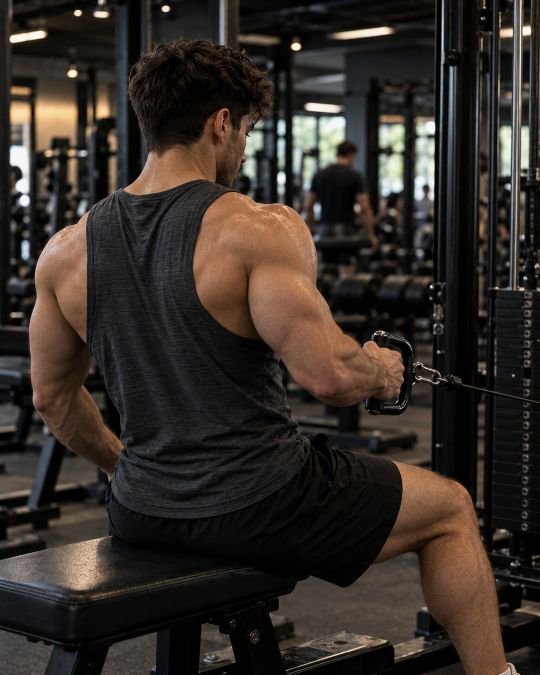
#> input picture posts/jordi/automation/2026-10-27/post.jpg, 1080 x 1350 px (shown at 1/2 size)
$ python -i prepare_jordi_automation.py   (imports and definitions only)
#> lines starting #> are read from the running program, lines starting #| are printed output that depends on the picture
"""Prepara siete días de contenido validado para la automatización de Jordi."""

from __future__ import annotations

import hashlib
import json
import math
import shutil
import subprocess
from datetime import date, datetime, time, timedelta
from pathlib import Path
from zoneinfo import ZoneInfo

from PIL import Image, ImageDraw, ImageEnhance, ImageFilter, ImageFont, ImageOps, ImageStat


ROOT = Path(__file__).resolve().parent
PLAN_PATH = ROOT / "jordi_automation_plan.json"
SCHEDULE_PATH = ROOT / "jordi_automation_schedule.json"
OUT = ROOT / "posts" / "jordi" / "automation"
TZ = ZoneInfo("Europe/Madrid")
MUSIC = [
    ROOT / "assets" / "music" / "infernal-dark-phonk-markjuly.mp3",
    ROOT / "assets" / "music" / "gym-phonk-dopestuff.mp3",
]


# [17 lines left out: functions font, sha256, not called in this run]


def technical_image_review(path: Path) -> dict:
    with Image.open(path) as source:
#> source is the input picture: PIL image 1080x1350 RGB; mean R, G, B 52.6, 45.4, 39.5
        rgb = ImageOps.exif_transpose(source).convert("RGB")
        grey = rgb.convert("L")
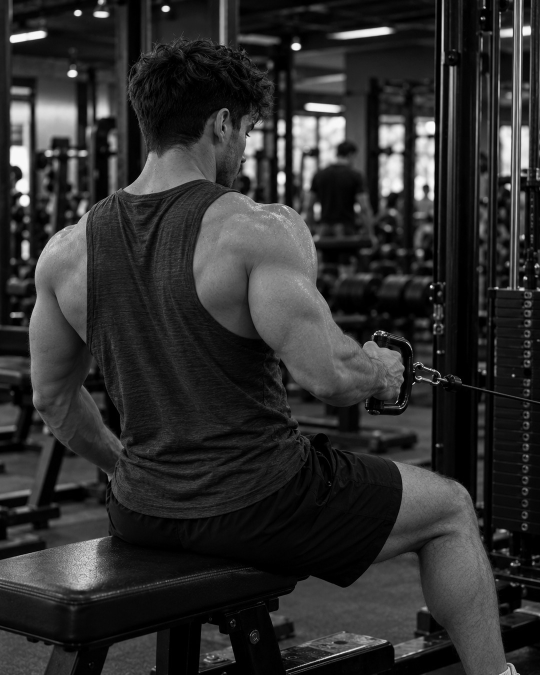
#> grey: PIL image 1080x1350 L (shown at 1/2 size); min 0, max 253, mean 46.9
        stat = ImageStat.Stat(grey)
        edge = grey.filter(ImageFilter.FIND_EDGES)
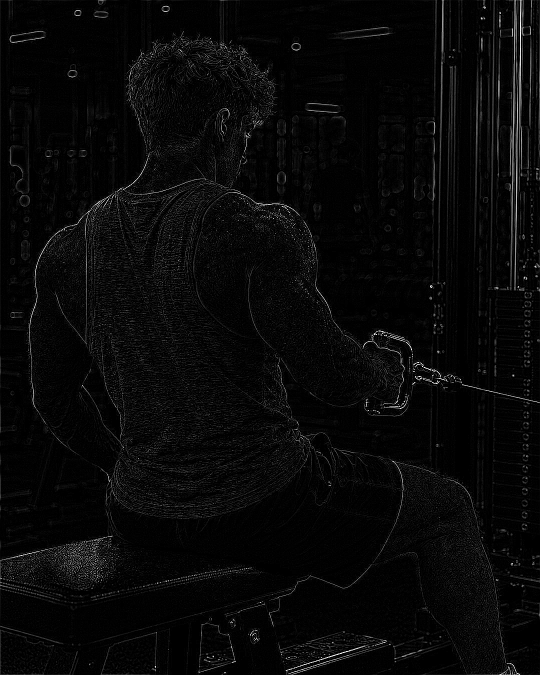
#> edge: PIL image 1080x1350 L (shown at 1/2 size); min 0, max 255, mean 8.2
        edge_std = ImageStat.Stat(edge).stddev[0]
#> edge_std = 21.98
        mean = stat.mean[0]
#> mean = 46.89
        contrast = stat.stddev[0]
#> contrast = 47.84
        histogram = grey.histogram()
#> histogram = 256 values, max 56614 at index 0, min 0 at index 254, mean 5695.3
        pixels = max(1, rgb.width * rgb.height)
#> pixels = 1458000
        clipped_dark = sum(histogram[:6]) / pixels
#> clipped_dark = 0.129
        clipped_light = sum(histogram[250:]) / pixels
#> clipped_light = 1.23e-05
        reasons: list[str] = []
        # Instagram vuelve a muestrear los originales. 900 px en el lado corto
        # conserva detalle suficiente para el máster vertical generado.
        if min(rgb.size) < 900:
            reasons.append("resolution_below_900px")
        if not 35 <= mean <= 220:
            reasons.append("exposure_out_of_range")
        if contrast < 28:
            reasons.append("contrast_too_low")
        # Las escenas nocturnas tienen menos microcontraste de forma natural.
        if edge_std < 15:
            reasons.append("image_too_soft")
        if clipped_dark > 0.38 or clipped_light > 0.25:
            reasons.append("excessive_clipping")
        return {
            "approved": not reasons,
            "width": rgb.width,
            "height": rgb.height,
            "mean_luma": round(mean, 2),
            "contrast": round(contrast, 2),
            "edge_std": round(edge_std, 2),
            "clipped_dark": round(clipped_dark, 4),
            "clipped_light": round(clipped_light, 4),
            "reasons": reasons,
        }


# [215 lines left out: functions fit_with_mild_grade, save_feed, multiline_center, save_story, wrap_text, save_reel_frame and 2 more, not called in this run]


# [2 lines not run here, left out]

>>> result = technical_image_review('posts/jordi/automation/2026-10-27/post.jpg')
#> result = 9 items
